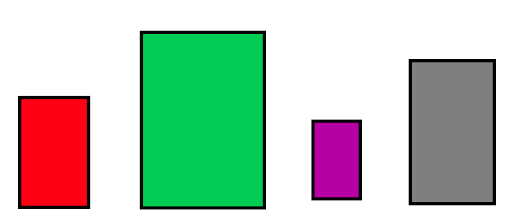
#> input picture Task1_image.png, 512 x 218 px
$ jupyter execute Task1.ipynb
#> lines starting #> are read from the running program, lines starting #| are printed output that depends on the picture; after the words box and inside, x2 and y2 are one past the last pixel; in counts of white or black regions, pixels touching at a corner belong together
[cell 1]
import cv2

img = cv2.imread("Task1_image.png")
#> img is the input picture: shape (218, 512, 3); mean B, G, R 180.6, 196.8, 180.6
imgGray = cv2.cvtColor(img, cv2.COLOR_BGR2GRAY)
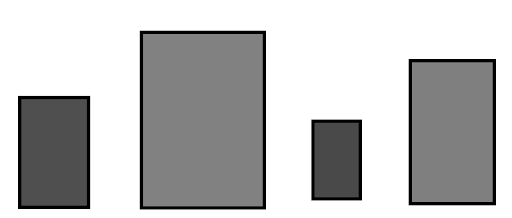
#> imgGray: shape (218, 512); min 0, max 255, mean 190.2
imgCanny = cv2.Canny(imgGray, 100, 200)
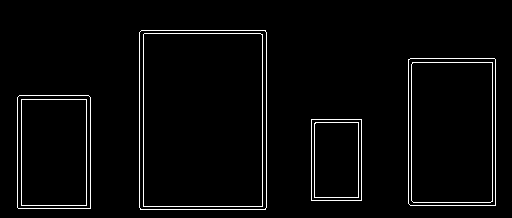
#> imgCanny: shape (218, 512); 3% white in thin lines or dots, all inside (x1, y1, x2, y2) = (17, 30, 496, 210)

contours, hierarchy = cv2.findContours(imgCanny, cv2.RETR_EXTERNAL, cv2.CHAIN_APPROX_NONE)
#> contours = 4 contours; box (x1, y1, x2, y2) and area: (139, 30, 267, 210) 22726, (408, 58, 496, 206) 12785, (17, 95, 91, 209) 8244, (311, 119, 362, 201) 4050
sorted_contours = sorted(contours, key = cv2.contourArea, reverse = True)
#> sorted_contours has the same summary as contours
cv2.drawContours(img, sorted_contours, 0, (255,0,0),10)
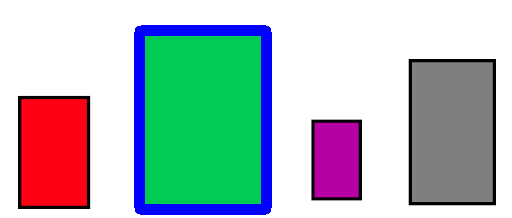
#> img: shape (218, 512, 3); 5.98% of pixels changed, all inside (x1, y1, x2, y2) = (134, 25, 272, 215)

cv2.imshow("Largest Image", img)
cv2.waitKey(0)
